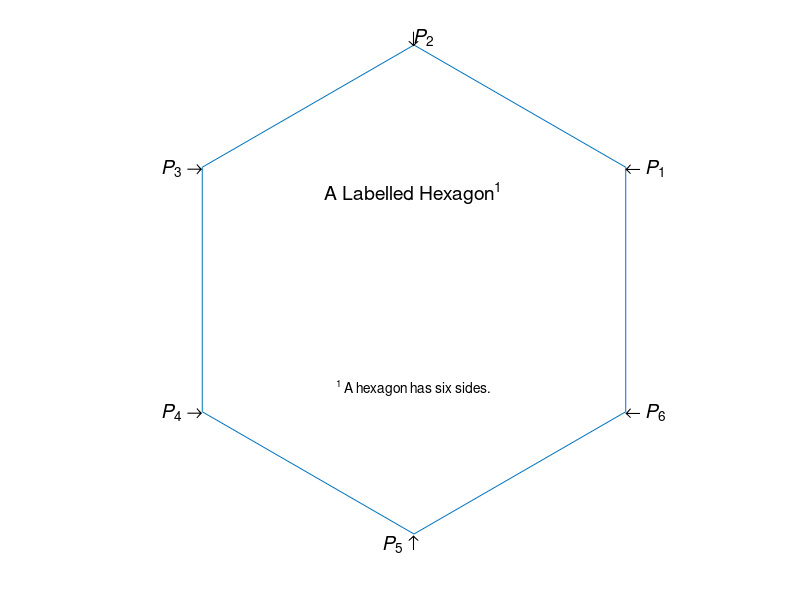

MATLAB code to generate this figure:
% Script File: ShowFancyLabelling
% How to label points with subcripted variable names.

close all
r = 1;
t = pi/6 + linspace(0,2*pi,7);
x = r*cos(t);
y = r*sin(t);
plot(x,y);

axis equal off
HA = 'HorizontalAlignment';
VA = 'VerticalAlignment';
text(x(1),y(1),'\leftarrow {\itP}_{1}',  HA,'left','FontSize',14)
text(x(2),y(2),'\downarrow',             HA,'center',VA,'baseline','FontSize',14)
text(x(2),y(2),'{\itP}_{2}',             HA,'left',VA,'bottom','FontSize',14)
text(x(3),y(3),'{\itP}_{3} \rightarrow', HA,'right','FontSize',14)
text(x(4),y(4),'{\itP}_{4} \rightarrow', HA,'right','FontSize',14)
text(x(5),y(5),'\uparrow',               HA,'center',VA,'top','FontSize',14)
text(x(5),y(5),'{\itP}_{5}  ',           HA,'right',VA,'top','FontSize',14)
text(x(6),y(6),'\leftarrow {\itP}_{6}',  HA,'left','FontSize',14)

text(0,.4*r,'A Labelled Hexagon^{1}',HA,'center','FontSize',14)
text(0,-.4*r,'^{1} A hexagon has six sides.',HA,'center','FontSize',10)